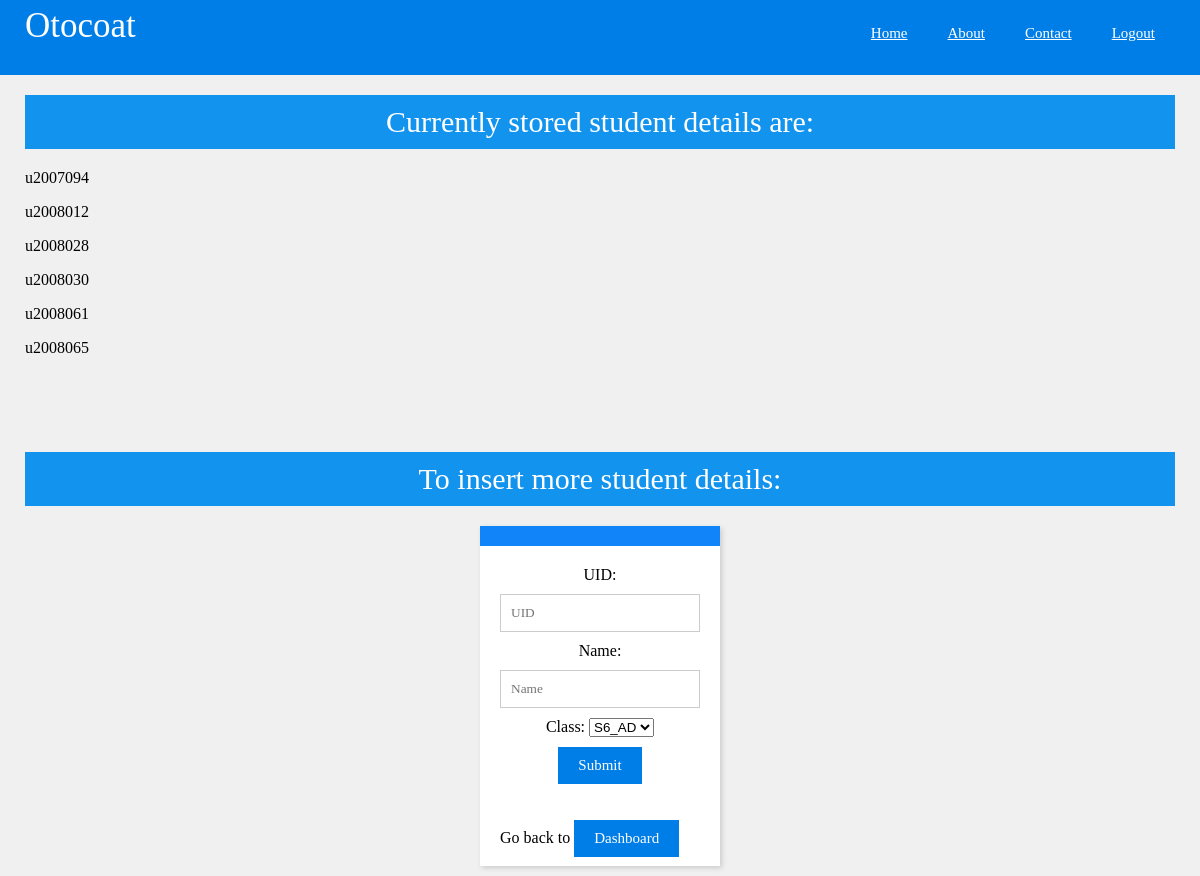
Page /student (signed in) on the earlier database version.
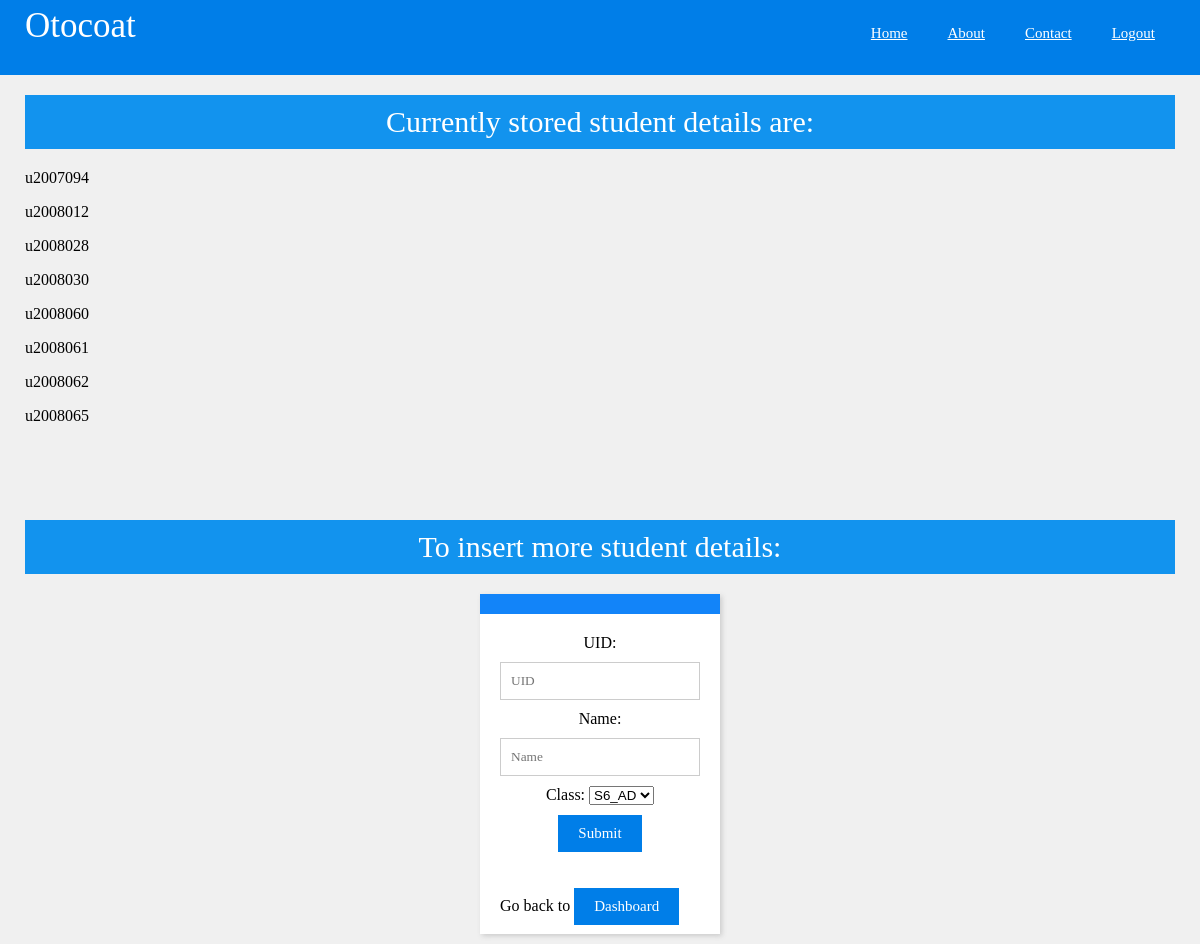
Same page on the later database version.
### models/students.py (models this page shows)
class Students(db.Model):
	uid = db.Column(db.String, primary_key = True)
	name = db.Column(db.String)
	theclass = db.Column(db.String, db.ForeignKey('classes.theclass'))
	assign_1 = db.relationship('Assignment_1', lazy = True)
	assign_2 = db.relationship('Assignment_2', lazy = True)
	endsem = db.relationship("Endsem", lazy = True)
	intern_1 = db.relationship("Internals_1", lazy = True)
	intern_2 = db.relationship("Internals_2", lazy = True)

### routes/student.py (the view, shortened to what this page needs)
@students.route("/student", methods = ["GET", "POST"])
@login_required
def student():
	if request.method == "GET":
		alist = db.session.execute(db.select(Students.uid)).all()
		blist = []
		for i in alist:
			blist.append(i[0])
		clist = db.session.execute(db.select(Classes.theclass)).all()
		dlist = []
		for i in clist:
			dlist.append(i[0])
		return render_template("student.html", thelist = blist, alist = dlist)

### main.py (called while the page is built)
@lm.user_loader
def user_loader(email):
	theusers = db.session.execute(db.select(Users.email)).all()
	users = []
	for i in theusers:
		users.append(i[0])
	if email not in users:
		return
	user = Auser()
	user.id = email
	return user

### templates/student.html (shortened to what this page needs)
<html>
	<head>
		<link rel = "stylesheet" type = "text/css" href = "/static/css/style.css">
	</head>
	<body>
		<div class=nav>
			<div class=margin>
				<h1>Otocoat</h1>
				<div class=link>
					<a href="/index" class=nl>Home</a>
					<a href="/about" class=nl>About</a>
					<a href="/contact" class=nl>Contact</a>
					<a href = "/logout" class = nl>Logout</a>
				</div>
			</div>
		</div>
		<div class=margin>
			<h5>Currently stored student details are:</h5>
			{% for i in thelist %}
			<p>{{i}}</p>
			{% endfor %}
			<h5>To insert more student details:</h5>
			<center>
				<div class=j>
					<h3></h3>
			<form method = "post" autocomplete="off">
				<div class = "TextBoxdiv">
					<label for = "uid">UID: </label>
					<input type = "text" name = "uid" placeholder = "UID" id = "uid">
				</div>
				<div class = "TextBoxdiv">
					<label for = "name">Name: </label>
					<input type = "text" name = "name" placeholder = "Name" id = "name">
				</div>
				<div class = "TextBoxdiv">
					<label for = "classes">Class: </label>
					<select id = "classes" name = "classy">
						{% for i in alist %}
						<option value = "{{i}}">{{i}}</option>
						{% endfor %}
					</select>
				</div>
				<button>Submit</button>
			</form>
			<p>Go back to <a href = "/dash"><button>Dashboard</button></a></p>
	</body>
</html>

### static/css/style.css (style rules this page uses)
body { margin:0; font-family:"comic sans ms"; background:#f0f0f0; }
.nav { width:100%; z-index:100; position:fixed; background:#007ee8; top:0; height:75; }
.margin { width:1150; margin:auto; }
h1,h2,h3,h4,h5,h6 { font:lighter 25px "comic sans ms"; color:white; padding:0; margin:0; }
h1 { font-size:35; float:left; padding:6 0 0; }
.link { float:right; }
.nl { float:left; color:white; padding:25 20; }
a,img,button { transition:0.5s all ease; color:white; font-size:15; font-family:"comic sans ms"; }
button { background:#007ee8; border:none; padding:10 20 ; margin:10 0; }
h3 { background:#1284f9; padding:10 20; margin:-20 -20 20; }
p { text-align:justify; }
input,textarea { width:100%; padding:10; border:1px solid #ccc; margin:10 0; font-family:"Andika Basic"; }
h5 { background:#1293ee; padding:10 20; margin:95 0 20; font-size:30; text-align:center; }
.j { width:200; height:300; background:white; box-shadow:2px 2px 5px #ccc; padding:20; margin:20 10 10; float:center; }

Differences in the rows shown:
added Students: uid "u2008060"
added Students: uid "u2008062"
